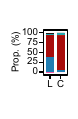

The script that saved this image:
library(ggplot2)
library(reshape2)

countdf <- read.delim('cell_count.txt')
colnames(countdf) <- c('celltype', 'L', 'C')
countdf.m <- melt(countdf)
colnames(countdf.m) <- c('celltype', 'Origin', 'Proportion')
countdf.m$celltype <- factor(countdf.m$celltype, levels = rev(c('PSC', 'PH', 'PM', 'LM', 'CC', 'GST-rich', 'Adipohemocyte')))

ggplot(countdf.m, aes(Origin, Proportion, fill = celltype)) +
  geom_bar(stat = 'identity', position = 'fill') +
  scale_fill_manual(values = rev(c('#f15fa6', '#207eb3', '#a80d0c', '#f0a142', '#25a9b0', '#a4a4a4', '#1a1a1a'))) +
  labs(title = '', x = '', y = 'Prop. (%)') + 
  theme_bw(base_size = 7) +
  theme(axis.text = element_text(colour = 'black'),
        axis.ticks = element_line(colour = 'black'),
        panel.grid = element_blank(),
        legend.position = 'None')
#ggsave('cell_count.pdf', units = 'cm', width = 2, height = 3)

